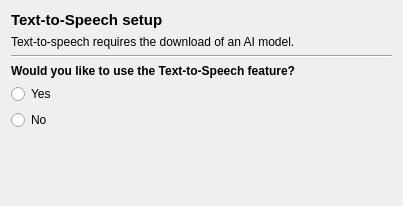
<?xml version="1.0" encoding="UTF-8"?>
<ui version="4.0">
 <class>tts_welcome_screen</class>
 <widget class="QWidget" name="tts_welcome_screen">
  <property name="geometry">
   <rect>
    <x>0</x>
    <y>0</y>
    <width>403</width>
    <height>206</height>
   </rect>
  </property>
  <property name="windowTitle">
   <string>Form</string>
  </property>
  <layout class="QGridLayout" name="gridLayout">
   <item row="0" column="0">
    <widget class="QLabel" name="label">
     <property name="font">
      <font>
       <pointsize>11</pointsize>
       <bold>true</bold>
      </font>
     </property>
     <property name="text">
      <string>Text-to-Speech setup</string>
     </property>
    </widget>
   </item>
   <item row="4" column="0">
    <widget class="QRadioButton" name="radioButton">
     <property name="text">
      <string>Yes</string>
     </property>
    </widget>
   </item>
   <item row="5" column="0">
    <widget class="QRadioButton" name="radioButton_2">
     <property name="text">
      <string>No</string>
     </property>
    </widget>
   </item>
   <item row="3" column="0">
    <widget class="QLabel" name="label_2">
     <property name="font">
      <font>
       <bold>true</bold>
      </font>
     </property>
     <property name="text">
      <string>Would you like to use the Text-to-Speech feature?</string>
     </property>
    </widget>
   </item>
   <item row="6" column="0">
    <spacer name="verticalSpacer">
     <property name="orientation">
      <enum>Qt::Orientation::Vertical</enum>
     </property>
     <property name="sizeHint" stdset="0">
      <size>
       <width>20</width>
       <height>139</height>
      </size>
     </property>
    </spacer>
   </item>
   <item row="2" column="0">
    <widget class="Line" name="line">
     <property name="orientation">
      <enum>Qt::Orientation::Horizontal</enum>
     </property>
    </widget>
   </item>
   <item row="1" column="0">
    <widget class="QLabel" name="label_3">
     <property name="text">
      <string>Text-to-speech requires the download of an AI model.</string>
     </property>
    </widget>
   </item>
  </layout>
 </widget>
 <resources/>
 <connections>
  <connection>
   <sender>radioButton</sender>
   <signal>toggled(bool)</signal>
   <receiver>tts_welcome_screen</receiver>
   <slot>yes_toggled(bool)</slot>
   <hints>
    <hint type="sourcelabel">
     <x>61</x>
     <y>198</y>
    </hint>
    <hint type="destinationlabel">
     <x>100</x>
     <y>-11</y>
    </hint>
   </hints>
  </connection>
  <connection>
   <sender>radioButton_2</sender>
   <signal>toggled(bool)</signal>
   <receiver>tts_welcome_screen</receiver>
   <slot>no_toggled(bool)</slot>
   <hints>
    <hint type="sourcelabel">
     <x>45</x>
     <y>227</y>
    </hint>
    <hint type="destinationlabel">
     <x>239</x>
     <y>-7</y>
    </hint>
   </hints>
  </connection>
 </connections>
 <slots>
  <slot>yes_toggled(bool)</slot>
  <slot>no_toggled(bool)</slot>
 </slots>
</ui>
